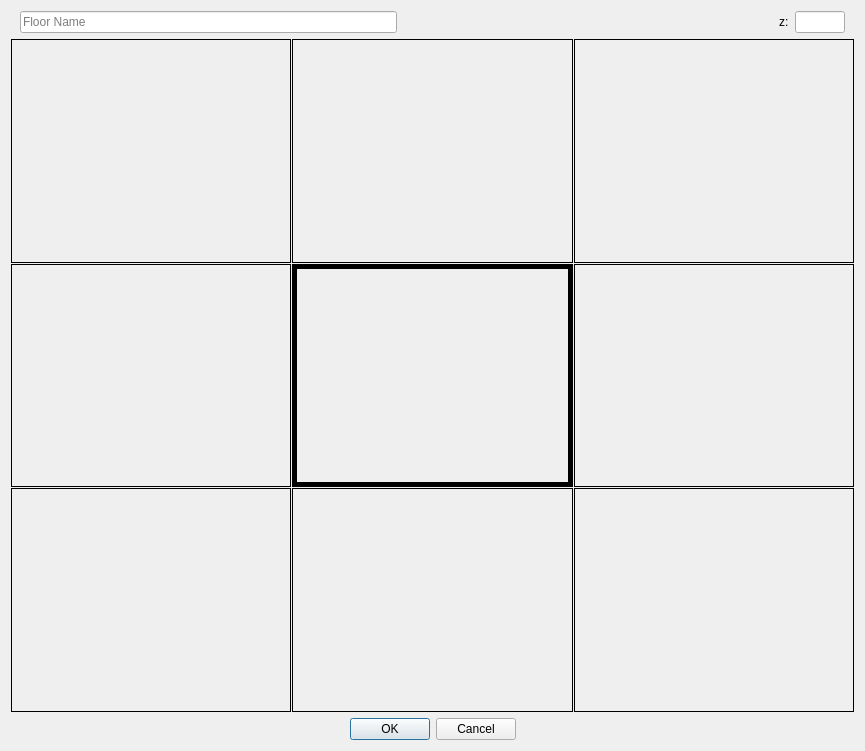
<?xml version="1.0" encoding="UTF-8"?>
<ui version="4.0">
 <class>FloorDialog</class>
 <widget class="QDialog" name="FloorDialog">
  <property name="geometry">
   <rect>
    <x>0</x>
    <y>0</y>
    <width>865</width>
    <height>751</height>
   </rect>
  </property>
  <property name="windowTitle">
   <string>Floor Name</string>
  </property>
  <layout class="QVBoxLayout" name="verticalLayout" stretch="0,1,0">
   <item>
    <widget class="QFrame" name="frame_11">
     <property name="frameShape">
      <enum>QFrame::NoFrame</enum>
     </property>
     <property name="frameShadow">
      <enum>QFrame::Raised</enum>
     </property>
     <layout class="QHBoxLayout" name="horizontalLayout">
      <property name="topMargin">
       <number>0</number>
      </property>
      <property name="bottomMargin">
       <number>0</number>
      </property>
      <item>
       <widget class="QLineEdit" name="name">
        <property name="text">
         <string/>
        </property>
        <property name="placeholderText">
         <string>Floor Name</string>
        </property>
       </widget>
      </item>
      <item>
       <spacer name="horizontalSpacer">
        <property name="orientation">
         <enum>Qt::Horizontal</enum>
        </property>
        <property name="sizeHint" stdset="0">
         <size>
          <width>372</width>
          <height>20</height>
         </size>
        </property>
       </spacer>
      </item>
      <item>
       <widget class="QLabel" name="label_2">
        <property name="text">
         <string>z:</string>
        </property>
       </widget>
      </item>
      <item>
       <widget class="QLineEdit" name="z">
        <property name="sizePolicy">
         <sizepolicy hsizetype="Fixed" vsizetype="Fixed">
          <horstretch>0</horstretch>
          <verstretch>0</verstretch>
         </sizepolicy>
        </property>
        <property name="maximumSize">
         <size>
          <width>50</width>
          <height>16777215</height>
         </size>
        </property>
       </widget>
      </item>
     </layout>
    </widget>
   </item>
   <item>
    <widget class="QFrame" name="frame">
     <property name="frameShape">
      <enum>QFrame::NoFrame</enum>
     </property>
     <property name="frameShadow">
      <enum>QFrame::Plain</enum>
     </property>
     <layout class="QGridLayout" name="gridLayout">
      <property name="margin">
       <number>0</number>
      </property>
      <property name="spacing">
       <number>1</number>
      </property>
      <item row="0" column="0">
       <widget class="QFrame" name="frame_2">
        <property name="frameShape">
         <enum>QFrame::Box</enum>
        </property>
        <property name="frameShadow">
         <enum>QFrame::Plain</enum>
        </property>
        <property name="lineWidth">
         <number>1</number>
        </property>
       </widget>
      </item>
      <item row="0" column="1">
       <widget class="QFrame" name="frame_3">
        <property name="frameShape">
         <enum>QFrame::Box</enum>
        </property>
        <property name="frameShadow">
         <enum>QFrame::Plain</enum>
        </property>
       </widget>
      </item>
      <item row="2" column="0">
       <widget class="QFrame" name="frame_4">
        <property name="frameShape">
         <enum>QFrame::Box</enum>
        </property>
        <property name="frameShadow">
         <enum>QFrame::Plain</enum>
        </property>
       </widget>
      </item>
      <item row="2" column="1">
       <widget class="QFrame" name="frame_5">
        <property name="frameShape">
         <enum>QFrame::Box</enum>
        </property>
        <property name="frameShadow">
         <enum>QFrame::Plain</enum>
        </property>
       </widget>
      </item>
      <item row="1" column="0">
       <widget class="QFrame" name="frame_6">
        <property name="frameShape">
         <enum>QFrame::Box</enum>
        </property>
        <property name="frameShadow">
         <enum>QFrame::Plain</enum>
        </property>
       </widget>
      </item>
      <item row="1" column="1">
       <widget class="QFrame" name="frame_7">
        <property name="frameShape">
         <enum>QFrame::Box</enum>
        </property>
        <property name="frameShadow">
         <enum>QFrame::Plain</enum>
        </property>
        <property name="lineWidth">
         <number>5</number>
        </property>
       </widget>
      </item>
      <item row="2" column="2">
       <widget class="QFrame" name="frame_8">
        <property name="frameShape">
         <enum>QFrame::Box</enum>
        </property>
        <property name="frameShadow">
         <enum>QFrame::Plain</enum>
        </property>
       </widget>
      </item>
      <item row="1" column="2">
       <widget class="QFrame" name="frame_9">
        <property name="frameShape">
         <enum>QFrame::Box</enum>
        </property>
        <property name="frameShadow">
         <enum>QFrame::Plain</enum>
        </property>
       </widget>
      </item>
      <item row="0" column="2">
       <widget class="QFrame" name="frame_10">
        <property name="frameShape">
         <enum>QFrame::Box</enum>
        </property>
        <property name="frameShadow">
         <enum>QFrame::Plain</enum>
        </property>
       </widget>
      </item>
     </layout>
    </widget>
   </item>
   <item>
    <widget class="QDialogButtonBox" name="buttonBox">
     <property name="orientation">
      <enum>Qt::Horizontal</enum>
     </property>
     <property name="standardButtons">
      <set>QDialogButtonBox::Cancel|QDialogButtonBox::Ok</set>
     </property>
     <property name="centerButtons">
      <bool>true</bool>
     </property>
    </widget>
   </item>
  </layout>
 </widget>
 <resources/>
 <connections>
  <connection>
   <sender>buttonBox</sender>
   <signal>accepted()</signal>
   <receiver>FloorDialog</receiver>
   <slot>accept()</slot>
   <hints>
    <hint type="sourcelabel">
     <x>248</x>
     <y>254</y>
    </hint>
    <hint type="destinationlabel">
     <x>157</x>
     <y>274</y>
    </hint>
   </hints>
  </connection>
  <connection>
   <sender>buttonBox</sender>
   <signal>rejected()</signal>
   <receiver>FloorDialog</receiver>
   <slot>reject()</slot>
   <hints>
    <hint type="sourcelabel">
     <x>316</x>
     <y>260</y>
    </hint>
    <hint type="destinationlabel">
     <x>286</x>
     <y>274</y>
    </hint>
   </hints>
  </connection>
 </connections>
</ui>
